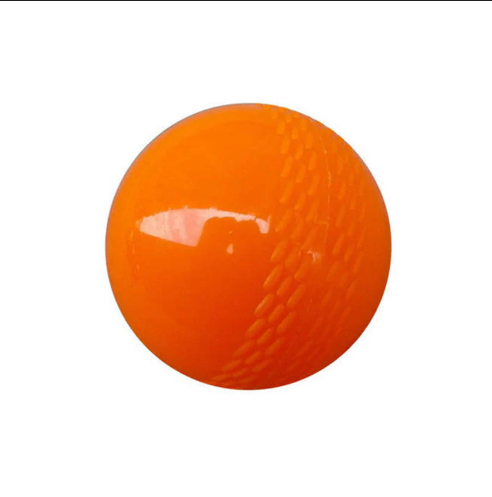
#> input picture ball.png, 492 x 497 px
$ python box_ball.py
#> lines starting #> are read from the running program, lines starting #| are printed output that depends on the picture; after the words box and inside, x2 and y2 are one past the last pixel; in counts of white or black regions, pixels touching at a corner belong together
import cv2
import numpy as np

# อ่านภาพ
image = cv2.imread('ball.png')
#> image is the input picture: shape (497, 492, 3); mean B, G, R 189.7, 210.6, 247.5
hsv_image = cv2.cvtColor(image, cv2.COLOR_BGR2HSV)
#> hsv_image: shape (497, 492, 3); mean H, S, V 4.5, 64.6, 247.6

# กำหนดช่วงสี
lower_orange = np.array([5, 100, 100])
upper_orange = np.array([15, 255, 255])

# สร้าง Mask
mask = cv2.inRange(hsv_image, lower_orange, upper_orange)
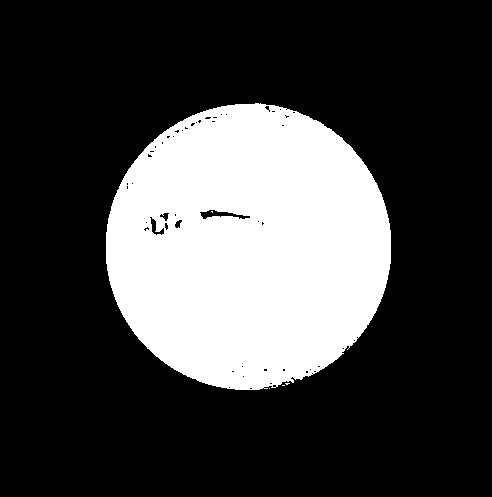
#> mask: shape (497, 492); 26% white; 5 white regions (4 under 20 px), largest, box (x1, y1, x2, y2) and area: (106, 103, 391, 390) 63632

# ลดnoise
kernel = np.ones((5,5), np.uint8)
mask = cv2.morphologyEx(mask, cv2.MORPH_OPEN, kernel)
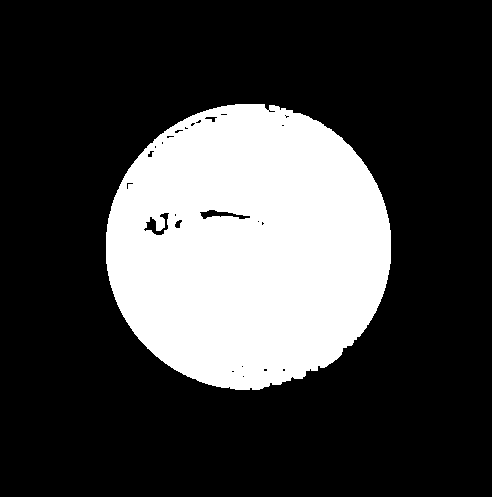
#> mask: shape (497, 492); 25.9% white; 1 white region, box (x1, y1, x2, y2) and area: (106, 104, 391, 390) 63385
mask = cv2.morphologyEx(mask, cv2.MORPH_CLOSE, kernel)
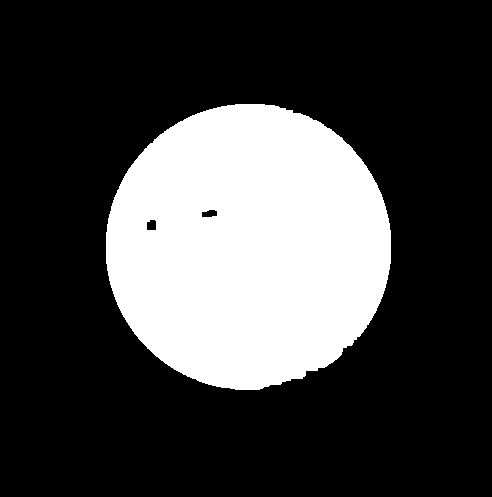
#> mask: shape (497, 492); 26.1% white; 1 white region

# หาContours
contours, _ = cv2.findContours(mask, cv2.RETR_EXTERNAL, cv2.CHAIN_APPROX_SIMPLE)
#> contours = 1 contour; box (x1, y1, x2, y2) and area: (106, 104, 391, 390) 63605

for contour in contours:
    # หาศูนย์กลาง
    M = cv2.moments(contour)
    if M["m00"] != 0:
        center_col = int(M["m10"] / M["m00"])
        center_row = int(M["m01"] / M["m00"])

        # หาขอบเขตของBoundingBox
        x, y, w, h = cv2.boundingRect(contour)

        # วาดBoundingBox
        cv2.rectangle(image, (x, y), (x + w, y + h), (0, 255, 0), 2)

        # วาดจุดตรงกลาง
        cv2.circle(image, (center_col, center_row), 5, (0, 0, 255), -1)
        font = cv2.FONT_HERSHEY_SIMPLEX
        cv2.putText(image, f'({center_col}, {center_row})', (x, y - 10), font, 0.5, (255, 255, 255), 2)
#> this loop made 1 pass
#> (center_col, center_row, x, y, w, h, font) on pass 1: (247, 246, 106, 104, 285, 286, 0)
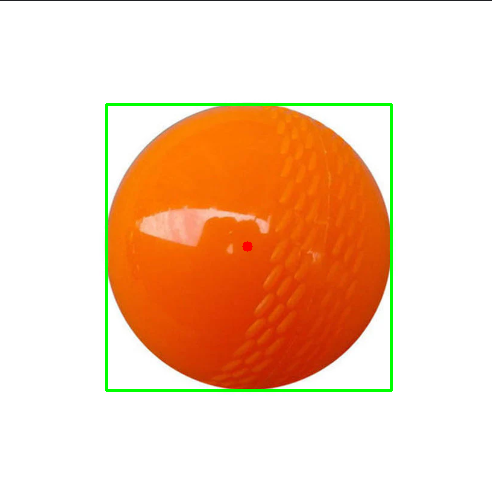
#> image: shape (497, 492, 3); 1.43% of pixels changed, all inside (x1, y1, x2, y2) = (105, 103, 393, 392)

cv2.imshow('Ball with Bounding Box and Center', image)
cv2.waitKey(0)
cv2.destroyAllWindows()
